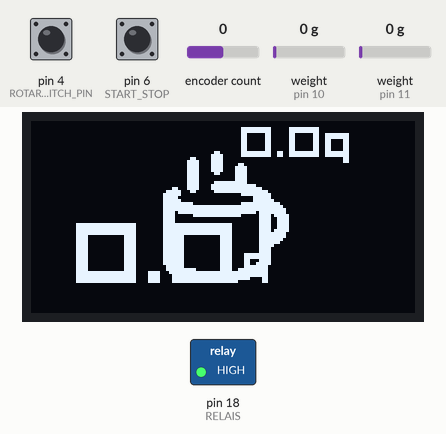
Simulated run of this program. Board: Arduino Micro, built with avr-gcc and run on an emulated ATmega32U4. Parts: 128×64 one-colour display, switched loads named in the program (green lamp = pin HIGH). The inputs (shaded band) are chosen by the test bench; at power-on: pin 6 (START_STOP) HIGH, weight on the scale (sensors on pin 10, pin 11) 0 g, encoder count 0, pin 4 (ROTARY_SWITCH_PIN) HIGH. EEPROM starts erased.

Above: at 7.6 s.
7.7 s: pin 6 (START_STOP) pulled LOW for 1 s
At 9.6 s:
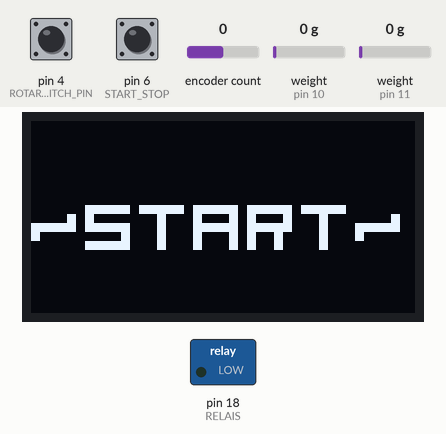
11.3 s: weight on the scale (sensor on pin 10) set to 2 g
At 12.6 s:
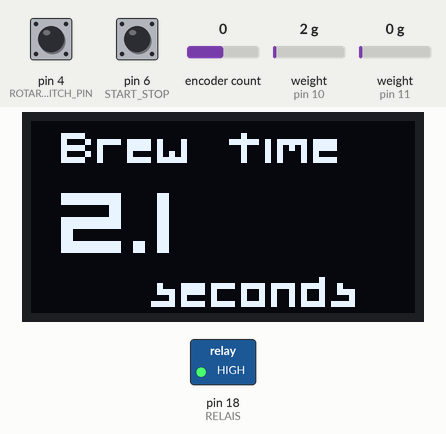
13.4 s: encoder count set to 1
At 17.5 s:
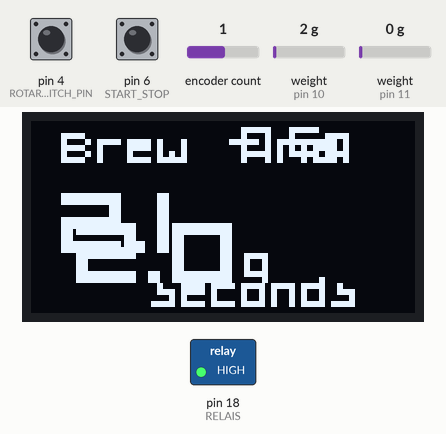
17.6 s: weight on the scale (sensor on pin 11) set to 100 g
At 19.6 s:
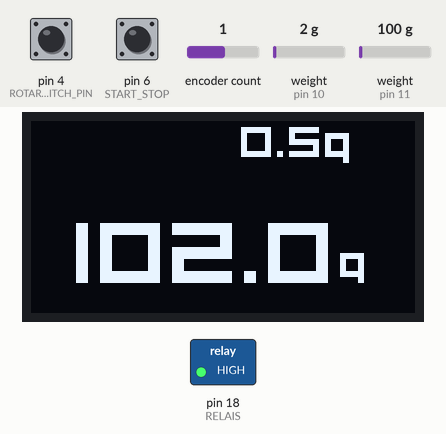
19.9 s: encoder count set to 2
At 21.9 s:
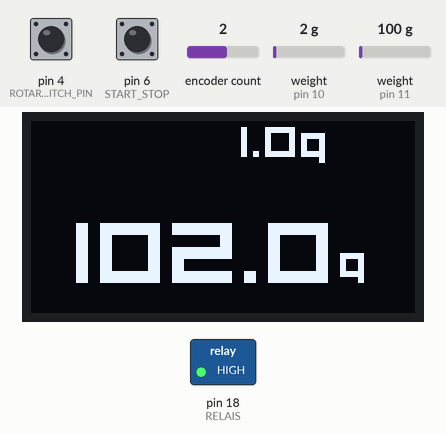
23.0 s: weight on the scale (sensor on pin 10) set to 100 g
At 24.4 s:
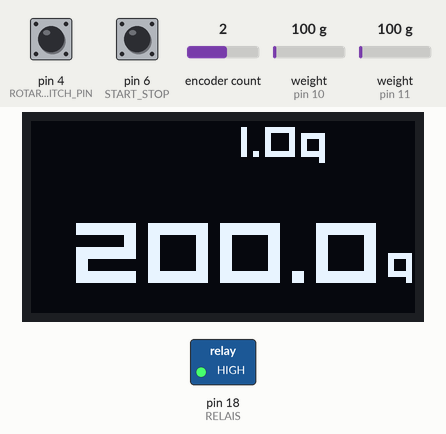
Timing chart, 0 to 26.0 s (numbered marks = the images above; inputs shaded):
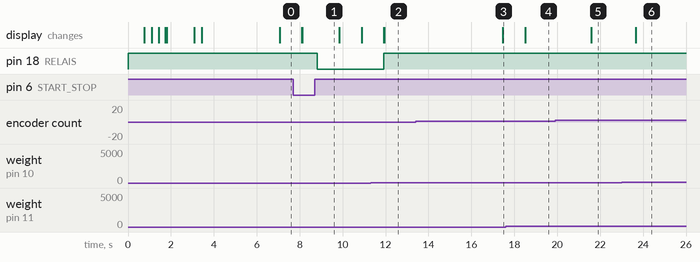

The program:

main.cpp
```cpp
#include "constants.h"
#include "rotary_encoder/rotary_encoder.h"
#include "oled/oled.h"
#include "scale/scale.h"

int   running = 0;
int   btnState = 1;
float target_weight = 0;
float start_time;
float current_time;
float stop_time;
float weight;


void  setup()
{
  Serial.begin(57600);
	pinMode(START_STOP,INPUT);
	pinMode(RELAIS, OUTPUT);
  digitalWrite(RELAIS, HIGH);

  init_oled();
  init_rotary(target_weight);
  welcome_screen();
  init_scale();
}

void  loop() {
  btnState = digitalRead(ROTARY_SWITCH_PIN);
  target_weight = check_rotary(Serial, target_weight);
  weight = get_weight();
  rest_screen(weight, target_weight);

  if (digitalRead(START_STOP) == LOW)
  {
    start_screen();
    running = 1;
    start_time = millis();
    digitalWrite(RELAIS, LOW);
  }

  while (running)
  {
    current_time = millis();
    weight = get_weight();
    float running_time = (current_time - start_time) / 1000;
    running_screen(running_time, weight, target_weight);
    if ( digitalRead(START_STOP) == LOW || weight > target_weight){
      digitalWrite(RELAIS, HIGH);
      stop_time = current_time - start_time;
      running = 0;
      stop_screen(stop_time / 1000);
    }
  }

	if (btnState == LOW)
  {
    tare_scale();
    tare_screen();
  }
}
```

constants.h
```cpp
#ifndef CONSTANTS
    #define CONSTANTS
#include <Arduino.h>

//ROTARY
#define ROTARY_A 7
#define ROTARY_B 5
#define ROTARY_SWITCH_PIN 4
#define EEPROM_INIT_FLAG_ADDR 4  // EEPROM address for initialization flag
#define EEPROM_INIT_FLAG 123
#define TARGET_TIMER_ADDR 0      // EEPROM address for target_weight

//START/STOP
#define START_STOP 6
#define RELAIS 18

//LOAD CELL
#define LOADCELL_SCK_PIN 9
#define LOADCELL_DOUT_PIN_1 10
#define LOADCELL_DOUT_PIN_2 11
#define SCALE_1_CAL 2695
#define SCALE_2_CAL -2561.7

//OLED
#define SCREEN_WIDTH 128
#define SCREEN_HEIGHT 64
#define OLED_RESET    -1 // Reset pin # (or -1 if sharing Arduino reset pin)
#define SCREEN_ADDRESS 0x3D ///< See datasheet for Address; 0x3D for 128x64, 0x3C for 128x32

#endif
```

oled.cpp
```cpp
#include "oled.h"
#include "constants.h"
#include <Fonts/FreeMono9pt7b.h>
#include <Fonts/FreeSans9pt7b.h>
#include <Fonts/Org_01.h>
#include <Fonts/Picopixel.h>

int cw = SSD1306_WHITE;
int cb = SSD1306_BLACK;

Adafruit_SSD1306 display(SCREEN_WIDTH, SCREEN_HEIGHT, &Wire, OLED_RESET);

void    init_oled()
{
    if(!display.begin(SSD1306_SWITCHCAPVCC, 0x3C)) {
        Serial.println(F("SSD1306 allocation failed"));
        for(;;);
    }
    display.setTextColor(cw, cb);
    display.setFont(&Org_01);
    display.clearDisplay();
    display.display();
}

void    welcome_screen()
{
    display.clearDisplay();
    display.display();

    // LOGO fade in
    for(int16_t i=display.width(); i > 0; i-=4) {
        for (int y = 0; y < 4; y++)
            display.drawCircle(display.width()/2, display.height()/2, i + y, cw);
        display.display();
        delay(1);
    }

    for(int16_t i=0; i < display.width()/3.5; i+=4) {
        for (int y = 0; y < 4; y++)
            display.drawCircle(display.width()/2, display.height()/2, i + y, cb);
        display.display();
        delay(1);
    }

    display.drawBitmap(display.width()/2 - 24, display.height()/2 - 24, coffee_mug, 48, 48, 1);
    display.display();
    delay(1200);
    for(int16_t i=display.width()/3.5; i < display.width(); i+=4) {
        for (int y = 0; y < 4; y++)
            display.drawCircle(display.width()/2, display.height()/2, i + y, cb);
        display.display();
        delay(1);
    }
    display.display();
}

void    rest_screen(float weight, float target_weight)
{
    display.setCursor(70, 10);
    display.setTextSize(2);
    display.print(target_weight, 1);
    display.println("g");
    display.setTextSize(4);
    if (weight < 0)
    {
        display.setCursor(-5, 50);
        display.print("-");
        weight = -weight;
    }
    display.setCursor(15, 50);
    display.print(weight, 1);
    display.setTextSize(2);
    display.println("g");
    display.display();
    display.clearDisplay();
}

void    start_screen()
{
    display.clearDisplay();
    display.setTextSize(3);
    display.setCursor(0, 40);
    display.println("~START~");
    display.display();
    delay(700);
}

void    running_screen(float run_time, float weight, float target_weight){
    display.clearDisplay();
    //TIME
    int r_time = (int)run_time;
    display.setTextSize(3);
    display.setCursor(30, 14);
    display.setTextSize(2);
    display.print(r_time);
    display.println(" Sec");

    //WEIGHT
    display.setCursor(10, 36);
    display.print(weight, 1);
    display.print("/");
    display.print(target_weight, 1);
    display.println("g");

    //LOADING BAR
    int height = 14;
    int width = 108;
    int percentage = weight / target_weight * (width - 4);
    if(percentage > 104)
        percentage = 104;
    display.drawRect(10, 50, width, height, SSD1306_WHITE);
    display.fillRect(12, 52, percentage, height - 4, SSD1306_WHITE);
    display.display();
}

void    stop_screen(float stop_time)
{
    display.clearDisplay();
    display.setTextSize(2);
    display.setCursor(10, 12);
    display.println("Brew time");
    display.setTextSize(4);
    display.setCursor(10, 40);
    display.println(stop_time, 1);
    display.setTextSize(2);
    display.setCursor(40, 60);
    display.println("seconds");
    display.display();
    delay(4500);
}

void    tare_screen()
{
    display.clearDisplay();
    display.setTextSize(3);
    for(int i = 0; i < 2; i++){
        display.setCursor(10, 40);
        display.println("~TARE~");
        display.display();
        delay(300);
        display.clearDisplay();
        display.display();
        delay(300);
    }
}
```

rotary_encoder.cpp
```cpp
#include "rotary_encoder.h"
#include "constants.h"

Encoder rotaryEncoder(ROTARY_A, ROTARY_B);
float   newPosition;

void    init_rotary(float target_weight)
{
    pinMode(ROTARY_SWITCH_PIN, INPUT_PULLUP);
    pinMode(ROTARY_A,INPUT);
    pinMode(ROTARY_B,INPUT);

    if (EEPROM.read(EEPROM_INIT_FLAG_ADDR) != EEPROM_INIT_FLAG) {
        // EEPROM not initialized. Writing default target_weight
        EEPROM.put(TARGET_TIMER_ADDR, target_weight);
        EEPROM.write(EEPROM_INIT_FLAG_ADDR, EEPROM_INIT_FLAG);
    } else {
        // Load target_weight from EEPROM
        EEPROM.get(TARGET_TIMER_ADDR, target_weight);
        rotaryEncoder.write(target_weight * 8);
        newPosition = target_weight;
    }
}

float    check_rotary(Stream &serialPort, float target_weight)
{
  newPosition = floor(rotaryEncoder.read()/4); // Adjust scaling factor as needed
  newPosition /= 2;
  if (newPosition != target_weight) {
      target_weight = newPosition;
      EEPROM.put(TARGET_TIMER_ADDR, target_weight);
  }
  return target_weight;
}
```

rotary_encoder.h
```cpp
#ifndef ROTARY
    #define ROTARY

#include "constants.h"
#include <Encoder.h>
#include <EEPROM.h>
void    init_rotary(float target_weight);
float   check_rotary(Stream &serialPort, float target_weight);

#endif
```

scale.cpp
```cpp
#include "scale.h"

float   scale_1_reading;
float   scale_2_reading;

HX711   scale_1;
HX711   scale_2;

void    init_scale()
{
  scale_1.begin(LOADCELL_DOUT_PIN_1, LOADCELL_SCK_PIN);
  scale_2.begin(LOADCELL_DOUT_PIN_2, LOADCELL_SCK_PIN);
  scale_1.set_scale(SCALE_1_CAL);
  scale_2.set_scale(SCALE_2_CAL);
  scale_1.tare();
  scale_2.tare();
}

float get_median(float measurements[5])
{
  for (int i = 0; i < 4; i++)
  {
    for (int j = 0; j < 4 - i; j++)
    {
      if (measurements[j] > measurements[j + 1])
      {
        float temp = measurements[j];
        measurements[j] = measurements[j + 1];
        measurements[j + 1] = temp;
      }
    }
  }
  return measurements[2];
}

float   get_weight()
{
  float mes_arr[5];
  for (int i = 0; i < 5; i++)
  {
    scale_1_reading = scale_1.get_units();
    scale_2_reading = scale_2.get_units();
    mes_arr[i] = scale_1_reading + scale_2_reading;
  }
  float total = get_median(mes_arr);
  if( total > -0.5 && total < 0.5 )
    total = 0;
  return (total);
}

void    tare_scale()
{
    scale_1.tare();
    scale_2.tare();
}
```

scale.h
```cpp
#ifndef SCALE_H
    #define SCALE_H

    #include "constants.h"
    #include <HX711.h>

    void    init_scale();
    void    tare_scale();
    float   get_weight();

#endif
```

Source omitted: oled.h (data table, 2220 bytes)

Measured:
- the behaviour switches between 0 and 1 g on weight on the scale (sensor on pin 10) (found by bisection; images 1 and 2)
- after the input at 7.7 s, pin 18 (RELAIS): HIGH → LOW after 1.1 s; the display: first differs from a run without the input after 0.42 s (image 1)
- after the input at 11.3 s, pin 18 (RELAIS): LOW → HIGH after 0.61 s; the display: first differs from a run without the input after 0.64 s (image 2)
- after the input at 13.4 s, the display: changes after 4.1 s (image 3)
- after the input at 17.6 s, the display: changes after 0.90 s (image 4)
- after the input at 19.9 s, the display: changes after 1.7 s (image 5)
- after the input at 23.0 s, the display: changes after 0.65 s (image 6)
